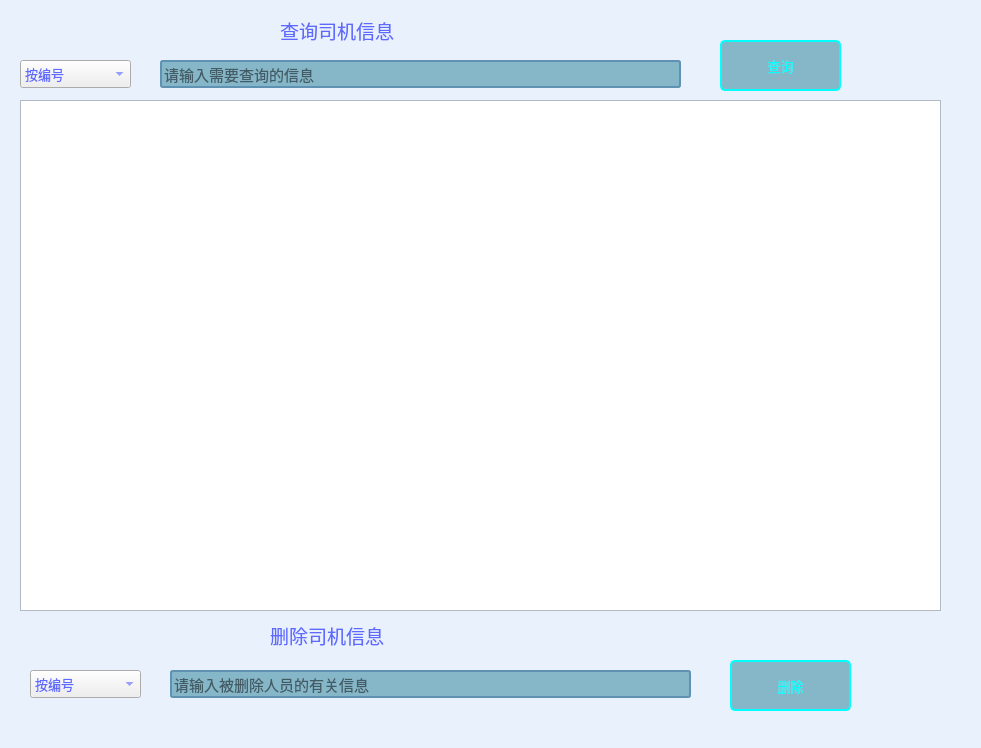
<?xml version="1.0" encoding="UTF-8"?>
<ui version="4.0">
 <class>Select__Driver</class>
 <widget class="QDialog" name="Select__Driver">
  <property name="geometry">
   <rect>
    <x>0</x>
    <y>0</y>
    <width>981</width>
    <height>748</height>
   </rect>
  </property>
  <property name="palette">
   <palette>
    <active>
     <colorrole role="WindowText">
      <brush brushstyle="SolidPattern">
       <color alpha="255">
        <red>0</red>
        <green>0</green>
        <blue>0</blue>
       </color>
      </brush>
     </colorrole>
     <colorrole role="Button">
      <brush brushstyle="SolidPattern">
       <color alpha="255">
        <red>232</red>
        <green>241</green>
        <blue>252</blue>
       </color>
      </brush>
     </colorrole>
     <colorrole role="Light">
      <brush brushstyle="SolidPattern">
       <color alpha="255">
        <red>255</red>
        <green>255</green>
        <blue>255</blue>
       </color>
      </brush>
     </colorrole>
     <colorrole role="Midlight">
      <brush brushstyle="SolidPattern">
       <color alpha="255">
        <red>243</red>
        <green>248</green>
        <blue>253</blue>
       </color>
      </brush>
     </colorrole>
     <colorrole role="Dark">
      <brush brushstyle="SolidPattern">
       <color alpha="255">
        <red>116</red>
        <green>120</green>
        <blue>126</blue>
       </color>
      </brush>
     </colorrole>
     <colorrole role="Mid">
      <brush brushstyle="SolidPattern">
       <color alpha="255">
        <red>155</red>
        <green>161</green>
        <blue>168</blue>
       </color>
      </brush>
     </colorrole>
     <colorrole role="Text">
      <brush brushstyle="SolidPattern">
       <color alpha="255">
        <red>0</red>
        <green>0</green>
        <blue>0</blue>
       </color>
      </brush>
     </colorrole>
     <colorrole role="BrightText">
      <brush brushstyle="SolidPattern">
       <color alpha="255">
        <red>255</red>
        <green>255</green>
        <blue>255</blue>
       </color>
      </brush>
     </colorrole>
     <colorrole role="ButtonText">
      <brush brushstyle="SolidPattern">
       <color alpha="255">
        <red>0</red>
        <green>0</green>
        <blue>0</blue>
       </color>
      </brush>
     </colorrole>
     <colorrole role="Base">
      <brush brushstyle="SolidPattern">
       <color alpha="255">
        <red>255</red>
        <green>255</green>
        <blue>255</blue>
       </color>
      </brush>
     </colorrole>
     <colorrole role="Window">
      <brush brushstyle="SolidPattern">
       <color alpha="255">
        <red>232</red>
        <green>241</green>
        <blue>252</blue>
       </color>
      </brush>
     </colorrole>
     <colorrole role="Shadow">
      <brush brushstyle="SolidPattern">
       <color alpha="255">
        <red>0</red>
        <green>0</green>
        <blue>0</blue>
       </color>
      </brush>
     </colorrole>
     <colorrole role="AlternateBase">
      <brush brushstyle="SolidPattern">
       <color alpha="255">
        <red>243</red>
        <green>248</green>
        <blue>253</blue>
       </color>
      </brush>
     </colorrole>
     <colorrole role="ToolTipBase">
      <brush brushstyle="SolidPattern">
       <color alpha="255">
        <red>255</red>
        <green>255</green>
        <blue>220</blue>
       </color>
      </brush>
     </colorrole>
     <colorrole role="ToolTipText">
      <brush brushstyle="SolidPattern">
       <color alpha="255">
        <red>0</red>
        <green>0</green>
        <blue>0</blue>
       </color>
      </brush>
     </colorrole>
     <colorrole role="PlaceholderText">
      <brush brushstyle="SolidPattern">
       <color alpha="128">
        <red>0</red>
        <green>0</green>
        <blue>0</blue>
       </color>
      </brush>
     </colorrole>
    </active>
    <inactive>
     <colorrole role="WindowText">
      <brush brushstyle="SolidPattern">
       <color alpha="255">
        <red>0</red>
        <green>0</green>
        <blue>0</blue>
       </color>
      </brush>
     </colorrole>
     <colorrole role="Button">
      <brush brushstyle="SolidPattern">
       <color alpha="255">
        <red>232</red>
        <green>241</green>
        <blue>252</blue>
       </color>
      </brush>
     </colorrole>
     <colorrole role="Light">
      <brush brushstyle="SolidPattern">
       <color alpha="255">
        <red>255</red>
        <green>255</green>
        <blue>255</blue>
       </color>
      </brush>
     </colorrole>
     <colorrole role="Midlight">
      <brush brushstyle="SolidPattern">
       <color alpha="255">
        <red>243</red>
        <green>248</green>
        <blue>253</blue>
       </color>
      </brush>
     </colorrole>
     <colorrole role="Dark">
      <brush brushstyle="SolidPattern">
       <color alpha="255">
        <red>116</red>
        <green>120</green>
        <blue>126</blue>
       </color>
      </brush>
     </colorrole>
     <colorrole role="Mid">
      <brush brushstyle="SolidPattern">
       <color alpha="255">
        <red>155</red>
        <green>161</green>
        <blue>168</blue>
       </color>
      </brush>
     </colorrole>
     <colorrole role="Text">
      <brush brushstyle="SolidPattern">
       <color alpha="255">
        <red>0</red>
        <green>0</green>
        <blue>0</blue>
       </color>
      </brush>
     </colorrole>
     <colorrole role="BrightText">
      <brush brushstyle="SolidPattern">
       <color alpha="255">
        <red>255</red>
        <green>255</green>
        <blue>255</blue>
       </color>
      </brush>
     </colorrole>
     <colorrole role="ButtonText">
      <brush brushstyle="SolidPattern">
       <color alpha="255">
        <red>0</red>
        <green>0</green>
        <blue>0</blue>
       </color>
      </brush>
     </colorrole>
     <colorrole role="Base">
      <brush brushstyle="SolidPattern">
       <color alpha="255">
        <red>255</red>
        <green>255</green>
        <blue>255</blue>
       </color>
      </brush>
     </colorrole>
     <colorrole role="Window">
      <brush brushstyle="SolidPattern">
       <color alpha="255">
        <red>232</red>
        <green>241</green>
        <blue>252</blue>
       </color>
      </brush>
     </colorrole>
     <colorrole role="Shadow">
      <brush brushstyle="SolidPattern">
       <color alpha="255">
        <red>0</red>
        <green>0</green>
        <blue>0</blue>
       </color>
      </brush>
     </colorrole>
     <colorrole role="AlternateBase">
      <brush brushstyle="SolidPattern">
       <color alpha="255">
        <red>243</red>
        <green>248</green>
        <blue>253</blue>
       </color>
      </brush>
     </colorrole>
     <colorrole role="ToolTipBase">
      <brush brushstyle="SolidPattern">
       <color alpha="255">
        <red>255</red>
        <green>255</green>
        <blue>220</blue>
       </color>
      </brush>
     </colorrole>
     <colorrole role="ToolTipText">
      <brush brushstyle="SolidPattern">
       <color alpha="255">
        <red>0</red>
        <green>0</green>
        <blue>0</blue>
       </color>
      </brush>
     </colorrole>
     <colorrole role="PlaceholderText">
      <brush brushstyle="SolidPattern">
       <color alpha="128">
        <red>0</red>
        <green>0</green>
        <blue>0</blue>
       </color>
      </brush>
     </colorrole>
    </inactive>
    <disabled>
     <colorrole role="WindowText">
      <brush brushstyle="SolidPattern">
       <color alpha="255">
        <red>116</red>
        <green>120</green>
        <blue>126</blue>
       </color>
      </brush>
     </colorrole>
     <colorrole role="Button">
      <brush brushstyle="SolidPattern">
       <color alpha="255">
        <red>232</red>
        <green>241</green>
        <blue>252</blue>
       </color>
      </brush>
     </colorrole>
     <colorrole role="Light">
      <brush brushstyle="SolidPattern">
       <color alpha="255">
        <red>255</red>
        <green>255</green>
        <blue>255</blue>
       </color>
      </brush>
     </colorrole>
     <colorrole role="Midlight">
      <brush brushstyle="SolidPattern">
       <color alpha="255">
        <red>243</red>
        <green>248</green>
        <blue>253</blue>
       </color>
      </brush>
     </colorrole>
     <colorrole role="Dark">
      <brush brushstyle="SolidPattern">
       <color alpha="255">
        <red>116</red>
        <green>120</green>
        <blue>126</blue>
       </color>
      </brush>
     </colorrole>
     <colorrole role="Mid">
      <brush brushstyle="SolidPattern">
       <color alpha="255">
        <red>155</red>
        <green>161</green>
        <blue>168</blue>
       </color>
      </brush>
     </colorrole>
     <colorrole role="Text">
      <brush brushstyle="SolidPattern">
       <color alpha="255">
        <red>116</red>
        <green>120</green>
        <blue>126</blue>
       </color>
      </brush>
     </colorrole>
     <colorrole role="BrightText">
      <brush brushstyle="SolidPattern">
       <color alpha="255">
        <red>255</red>
        <green>255</green>
        <blue>255</blue>
       </color>
      </brush>
     </colorrole>
     <colorrole role="ButtonText">
      <brush brushstyle="SolidPattern">
       <color alpha="255">
        <red>116</red>
        <green>120</green>
        <blue>126</blue>
       </color>
      </brush>
     </colorrole>
     <colorrole role="Base">
      <brush brushstyle="SolidPattern">
       <color alpha="255">
        <red>232</red>
        <green>241</green>
        <blue>252</blue>
       </color>
      </brush>
     </colorrole>
     <colorrole role="Window">
      <brush brushstyle="SolidPattern">
       <color alpha="255">
        <red>232</red>
        <green>241</green>
        <blue>252</blue>
       </color>
      </brush>
     </colorrole>
     <colorrole role="Shadow">
      <brush brushstyle="SolidPattern">
       <color alpha="255">
        <red>0</red>
        <green>0</green>
        <blue>0</blue>
       </color>
      </brush>
     </colorrole>
     <colorrole role="AlternateBase">
      <brush brushstyle="SolidPattern">
       <color alpha="255">
        <red>232</red>
        <green>241</green>
        <blue>252</blue>
       </color>
      </brush>
     </colorrole>
     <colorrole role="ToolTipBase">
      <brush brushstyle="SolidPattern">
       <color alpha="255">
        <red>255</red>
        <green>255</green>
        <blue>220</blue>
       </color>
      </brush>
     </colorrole>
     <colorrole role="ToolTipText">
      <brush brushstyle="SolidPattern">
       <color alpha="255">
        <red>0</red>
        <green>0</green>
        <blue>0</blue>
       </color>
      </brush>
     </colorrole>
     <colorrole role="PlaceholderText">
      <brush brushstyle="SolidPattern">
       <color alpha="128">
        <red>0</red>
        <green>0</green>
        <blue>0</blue>
       </color>
      </brush>
     </colorrole>
    </disabled>
   </palette>
  </property>
  <property name="windowTitle">
   <string>Dialog</string>
  </property>
  <widget class="QLineEdit" name="line_Select_Message">
   <property name="geometry">
    <rect>
     <x>160</x>
     <y>60</y>
     <width>521</width>
     <height>28</height>
    </rect>
   </property>
   <property name="font">
    <font>
     <family>华文楷体</family>
     <pointsize>11</pointsize>
    </font>
   </property>
   <property name="styleSheet">
    <string notr="true">QLineEdit
{
    background-color: rgb(134,183,200);
    border:2px solid #5F92B2;
    border-radius:3px;
}




</string>
   </property>
   <property name="text">
    <string/>
   </property>
   <property name="placeholderText">
    <string>请输入需要查询的信息</string>
   </property>
  </widget>
  <widget class="QComboBox" name="combo_Box_Select">
   <property name="geometry">
    <rect>
     <x>20</x>
     <y>60</y>
     <width>111</width>
     <height>28</height>
    </rect>
   </property>
   <property name="font">
    <font>
     <family>新宋体</family>
     <pointsize>10</pointsize>
    </font>
   </property>
   <property name="styleSheet">
    <string notr="true">color: rgb(94, 105, 255);</string>
   </property>
   <item>
    <property name="text">
     <string>按编号</string>
    </property>
   </item>
   <item>
    <property name="text">
     <string>按车牌号</string>
    </property>
   </item>
   <item>
    <property name="text">
     <string>按车类型</string>
    </property>
   </item>
   <item>
    <property name="text">
     <string>按姓名</string>
    </property>
   </item>
  </widget>
  <widget class="QPushButton" name="btn_Select">
   <property name="geometry">
    <rect>
     <x>720</x>
     <y>40</y>
     <width>121</width>
     <height>51</height>
    </rect>
   </property>
   <property name="sizePolicy">
    <sizepolicy hsizetype="Expanding" vsizetype="Expanding">
     <horstretch>0</horstretch>
     <verstretch>0</verstretch>
    </sizepolicy>
   </property>
   <property name="font">
    <font>
     <family>新宋体</family>
     <pointsize>10</pointsize>
    </font>
   </property>
   <property name="styleSheet">
    <string notr="true">
QPushButton
{
    background-color: rgb(134,183,200);
    border:2px solid rgb(0,255,255);
    border-radius:5px;
    
	
	color: rgb(0, 255, 255);
}


QPushButton:hover
{
    background-color: rgb(0,130,150);
    border:2px solid #5F92B2;
    border-radius:5px;
    color:white;
}

QPushButton:hover:pressed
{
    background-color:rgb(85,170,255);
    border:2px solid #3C80B1;
    border-radius:5px;
    color:white;
}</string>
   </property>
   <property name="text">
    <string>查询</string>
   </property>
  </widget>
  <widget class="QLabel" name="label">
   <property name="geometry">
    <rect>
     <x>280</x>
     <y>10</y>
     <width>211</width>
     <height>41</height>
    </rect>
   </property>
   <property name="font">
    <font>
     <family>华文楷体</family>
     <pointsize>14</pointsize>
    </font>
   </property>
   <property name="styleSheet">
    <string notr="true">color: rgb(94, 105, 255);</string>
   </property>
   <property name="text">
    <string>查询司机信息</string>
   </property>
  </widget>
  <widget class="QTableView" name="table_Message">
   <property name="geometry">
    <rect>
     <x>20</x>
     <y>100</y>
     <width>921</width>
     <height>511</height>
    </rect>
   </property>
   <property name="styleSheet">
    <string notr="true"/>
   </property>
  </widget>
  <widget class="QLineEdit" name="line_Delete_Message">
   <property name="geometry">
    <rect>
     <x>170</x>
     <y>670</y>
     <width>521</width>
     <height>28</height>
    </rect>
   </property>
   <property name="font">
    <font>
     <family>华文楷体</family>
     <pointsize>11</pointsize>
    </font>
   </property>
   <property name="styleSheet">
    <string notr="true">QLineEdit
{
    background-color: rgb(134,183,200);
    border:2px solid #5F92B2;
    border-radius:3px;
}




</string>
   </property>
   <property name="placeholderText">
    <string>请输入被删除人员的有关信息</string>
   </property>
  </widget>
  <widget class="QComboBox" name="combo_Box_Delete">
   <property name="geometry">
    <rect>
     <x>30</x>
     <y>670</y>
     <width>111</width>
     <height>28</height>
    </rect>
   </property>
   <property name="font">
    <font>
     <family>新宋体</family>
     <pointsize>10</pointsize>
    </font>
   </property>
   <property name="styleSheet">
    <string notr="true">color: rgb(94, 105, 255);</string>
   </property>
   <item>
    <property name="text">
     <string>按编号</string>
    </property>
   </item>
   <item>
    <property name="text">
     <string>按车牌号</string>
    </property>
   </item>
   <item>
    <property name="text">
     <string>按车类型</string>
    </property>
   </item>
   <item>
    <property name="text">
     <string>按姓名</string>
    </property>
   </item>
  </widget>
  <widget class="QPushButton" name="btn_Delete">
   <property name="geometry">
    <rect>
     <x>730</x>
     <y>660</y>
     <width>121</width>
     <height>51</height>
    </rect>
   </property>
   <property name="sizePolicy">
    <sizepolicy hsizetype="Expanding" vsizetype="Expanding">
     <horstretch>0</horstretch>
     <verstretch>0</verstretch>
    </sizepolicy>
   </property>
   <property name="font">
    <font>
     <family>新宋体</family>
     <pointsize>10</pointsize>
    </font>
   </property>
   <property name="styleSheet">
    <string notr="true">
QPushButton
{
    background-color: rgb(134,183,200);
    border:2px solid rgb(0,255,255);
    border-radius:5px;
   
	color: rgb(0, 255, 255);
}


QPushButton:hover
{
    background-color: rgb(0,130,150);
    border:2px solid #5F92B2;
    border-radius:5px;
    color:white;
}

QPushButton:hover:pressed
{
    background-color:rgb(85,170,255);
    border:2px solid #3C80B1;
    border-radius:5px;
    color:white;
}</string>
   </property>
   <property name="text">
    <string>删除</string>
   </property>
  </widget>
  <widget class="QLabel" name="label_2">
   <property name="geometry">
    <rect>
     <x>270</x>
     <y>620</y>
     <width>211</width>
     <height>31</height>
    </rect>
   </property>
   <property name="font">
    <font>
     <family>华文楷体</family>
     <pointsize>14</pointsize>
    </font>
   </property>
   <property name="styleSheet">
    <string notr="true">color: rgb(94, 105, 255);</string>
   </property>
   <property name="text">
    <string>删除司机信息</string>
   </property>
  </widget>
 </widget>
 <resources/>
 <connections/>
</ui>
